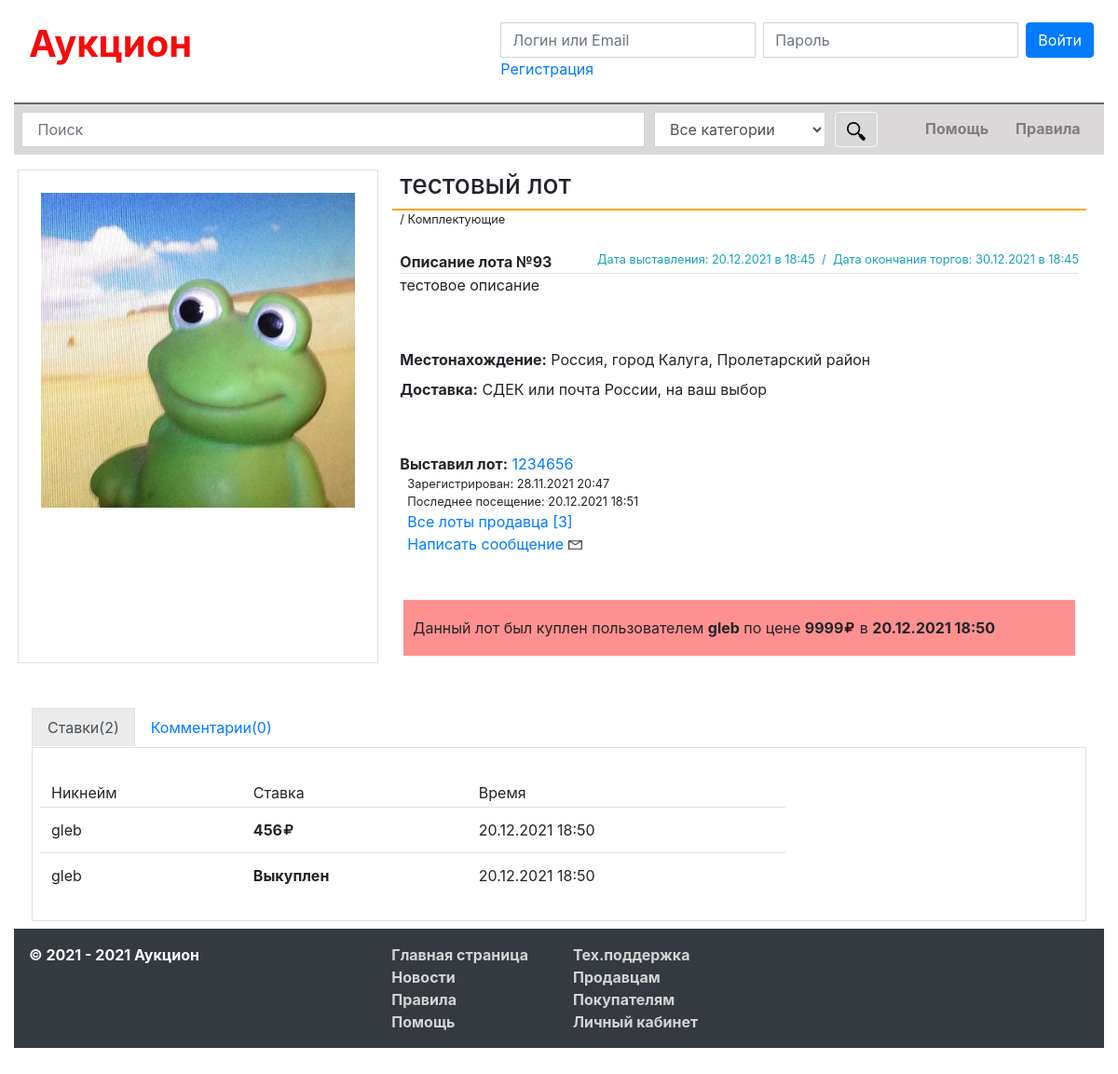
Page /lot/index.php?id=93 on the committed database.
### tables this page shows
CREATE TABLE `lot` (
  `id_lot` bigint NOT NULL AUTO_INCREMENT,
  `lot_name` varchar(100) NOT NULL,
  `start_price` varchar(10) NOT NULL,
  `price` varchar(10) NOT NULL,
  `decription` varchar(1000) NOT NULL,
  `id_users` bigint NOT NULL,
  `date_start` varchar(20) NOT NULL,
  `date_end` varchar(20) NOT NULL,
  `location` varchar(100) NOT NULL,
  `delivery` varchar(200) NOT NULL,
  `id_subcategory` bigint NOT NULL,
  PRIMARY KEY (`id_lot`),
  KEY `id_users` (`id_users`),
  KEY `id_subcategory` (`id_subcategory`),
  CONSTRAINT `lot_ibfk_1` FOREIGN KEY (`id_users`) REFERENCES `users` (`id_users`) ON DELETE CASCADE ON UPDATE CASCADE,
  CONSTRAINT `lot_ibfk_2` FOREIGN KEY (`id_subcategory`) REFERENCES `subcategory` (`id_subcategory`) ON DELETE CASCADE ON UPDATE CASCADE
);

CREATE TABLE `subcategory` (
  `id_subcategory` bigint NOT NULL AUTO_INCREMENT,
  `subcategory` varchar(50) NOT NULL,
  `id_category` bigint NOT NULL,
  PRIMARY KEY (`id_subcategory`),
  KEY `id_subcategory` (`id_subcategory`),
  KEY `id_category` (`id_category`),
  CONSTRAINT `subcategory_ibfk_1` FOREIGN KEY (`id_category`) REFERENCES `category` (`id_category`)
);

CREATE TABLE `users` (
  `id_users` bigint NOT NULL AUTO_INCREMENT,
  `login` varchar(30) NOT NULL,
  `password` varchar(256) NOT NULL,
  `email` varchar(50) NOT NULL,
  `rating` bigint NOT NULL,
  `date_registration` varchar(20) NOT NULL,
  `money` varchar(10) NOT NULL,
  `image` varchar(500) NOT NULL,
  `country` varchar(100) DEFAULT NULL,
  `city` varchar(100) DEFAULT NULL,
  `info` longtext,
  `last_enter` varchar(20) NOT NULL,
  PRIMARY KEY (`id_users`),
  KEY `id_users` (`id_users`)
);

CREATE TABLE `bets` (
  `id_bets` bigint NOT NULL AUTO_INCREMENT,
  `id_lot` bigint NOT NULL,
  `id_user` bigint NOT NULL,
  `bet` varchar(10) NOT NULL,
  `date_bet` varchar(20) NOT NULL,
  PRIMARY KEY (`id_bets`)
);

### config.php (called while the page is built, shortened)
<?php
    function way()
	{
		$dir = explode('/', $_SERVER['PHP_SELF'], -1);
		if($dir[2] == ''){
			return '/';
		}else{
			return '/'.$dir[2].'/';
		}
	};
	function wayDir()
	{
		$explode = explode('/', $_SERVER['PHP_SELF'], -1);
		if($explode[1] != ''){
			return '../';
		}else{
			return '';
		}
	};
?>

### lot/index.php (the view, shortened to what this page needs)
<?php
	include_once '../config.php';
	if(!isset($_GET['id']) || $_GET['id'] == 0){ $isset_id = false; }else{ $isset_id = true; }
	if(!isset($_GET['search']) || !isset($_GET['category'])){ $isset_search = false; }else{ $isset_search = true; }
	if($isset_id && !$isset_search){
		$lot = mysqli_fetch_assoc(mysqli_query($link, "SELECT * FROM lot WHERE id_lot = ".$_GET['id']));
		$cat_subcat = mysqli_fetch_assoc(mysqli_query($link, "SELECT * FROM subcategory, category WHERE id_subcategory = ".$lot['id_subcategory']));
		$users = mysqli_fetch_assoc(mysqli_query($link, "SELECT * FROM users WHERE id_users = ".$lot['id_users']));
		$bets = mysqli_fetch_assoc(mysqli_query($link, "SELECT * FROM bets WHERE id_lot = " .$lot['id_lot']. " ORDER BY id_bets DESC LIMIT 1"));
		$query_all_bets = mysqli_query($link, "SELECT * FROM bets WHERE id_lot = " .$lot['id_lot']);
		$date_start = date_format(date_create($lot['date_start']), 'd.m.Y');
		$time_start = date_format(date_create($lot['date_start']), 'H:i');
		$date_end = date_format(date_create($lot['date_end']), 'd.m.Y');
		$time_end = date_format(date_create($lot['date_end']), 'H:i');
		$count_lot = mysqli_fetch_array(mysqli_query($link, "SELECT COUNT(id_lot) FROM lot WHERE id_users = '" .$lot['id_users']. "'"));
		$count_bets = mysqli_fetch_array(mysqli_query($link, "SELECT COUNT(id_bets) FROM bets WHERE id_lot = " .$lot['id_lot']));
		$count_comments = mysqli_fetch_array(mysqli_query($link, "SELECT COUNT(id_comments) FROM comments WHERE id_lot = " .$lot['id_lot']));
	}
?>
<!DOCTYPE html>
<html lang="ru">
<head>
	<link rel="stylesheet" href="../css/bootstrap.css">
	<link rel="stylesheet" href="../css/style.css">
</head>
<body class="continer-fluid">
	<div class="container">
	    <?php include_once '../header.php'; ?>
	    <div id="lot-mainblock" class="pb-5">
    	<?php
		if($isset_id && !$isset_search){
			echo   '<div class="row mx-1">
    				<div class="leftblock col-md-4 p-0 border">
			    		<img src="'.wayDir().'img/img-lot/id-' .$lot["id_lot"]. '.jpg" class="img-fluid p-4" style="width: 100%;">
			    	</div>
			    	<div class="rightblock col-md-8">
			    		<strong class="h3 ml-2">' .$lot['lot_name']. '</strong>
			    		<hr class="line line-exposed mb-0 mt-2">
			    		<p class="small ml-2">' .$cat['category']. ' / ' .$cat_subcat['subcategory']. '</p>
			    		<div class="lot-description p-2">
			    			<div class="lot-desc-header d-flex border-bottom">
								<div class="font-weight-bold">Описание лота №' .$lot['id_lot']. '</div>
								<div class="ml-auto small text-info">Дата выставления: ' .$date_start. ' в ' .$time_start. '  /  Дата окончания торгов: ' .$date_end. ' в ' .$time_end. '</div>
			    			</div>
			    			<div>' .$lot['decription']. '</div>
			    		</div>
			    		<div class="characteristics p-2 pt-5">
							<div><strong>Местонахождение:</strong> ' .$lot['location']. '</div>
							<div class="py-2"><strong>Доставка:</strong> ' .$lot['delivery']. '
			    		</div>
			    		<div class="user pt-5">
			    			<div>
			    				<strong>Выставил лот:</strong> <a href="'. way() .'profile/?id='. $users["id_users"] .'">' .$users['login']. '</a><span class="ifyou"></span>
			    			</div>
							<div class="ml-2 small">
								Зарегистрирован: ' .$users['date_registration']. '
							</div>
							<div class="ml-2 small">
								Последнее посещение: ' .$users['last_enter']. '
							</div>
							<div class="ml-2">
								<a href="../lot/index.php?search=&category=0&user='. $users["id_users"] .'">Все лоты продавца [' .$count_lot[0]. ']</a>
							</div>
							<div class="ml-2">
								<a href="'. way() .'cabinet/index.php?nav=msg&id='. $users['id_users'] .'">Написать сообщение <img src="' .wayDir(). 'img/message.png" width="15" height="15" style="padding-bottom: 1px;"></a>
							</div>
			    		</div>
			    		<form class="mt-5 mx-1" id="formBet">
							<div class="row mt-2">
								<div class="col-md-6 hide-bet-form" style="margin-top: 4px;">';
									if($count_bets[0] != 0){
										echo '<span class="h4 font-weight-bold">Последняя ставка: ' .$bets['bet'];
										$prb = 1;
									}else{
										echo '<span class="h4 font-weight-bold">Начальная цена: ' .$lot['start_price'];
										$prb = 0;
									}
								echo '</span><img src="' .wayDir(). 'img/rub.png" width="18" height="18" class="ml-1 mb-2">
								</div>
								<div class="col-lg-3 mb-2 hide-bet-form">
									<input type="text" class="form-control" id="inputBet" name="inputBet" placeholder="Укажите цену">
									<input type="hidden" name="id_lotH" value="' .$lot["id_lot"]. '">
									<input type="hidden" name="start_priceH" value="' .$lot["start_price"]. '">
									<input type="hidden" name="last_betH" value="' .$bets["bet"]. '">
									<input type="hidden" name="priceH" value="' .$lot['price']. '">
									<input type="hidden" name="priceOrBet" id="priceOrBet" value="' .$prb. '">
								</div>
								<div class="col-lg-3 hide-bet-form">
									<input type="button" class="btn btn-success" value="Сделать ставку" id="placeBet" name="placeBet">
								</div>
							</div>
							<div class="row mt-2 hide-buy-form">
								<div class="col-lg-6">
									<span class="h4 font-weight-bold">Цена выкупа: ' .$lot['price']. '</span><img src="' .wayDir(). 'img/rub.png" width="18" height="18" class="ml-1 mb-2">
								</div>
								<div class="col-lg-3 offset-lg-3">
									<input type="button" class="btn btn-success" value="Выкупить лот" id="buyLot" name="buyLot" style="padding-right: 18px; padding-left: 18px;">
								</div>
							</div>';
					        if($bets['bet'] == 'buy'){
					        	$buy_login = mysqli_fetch_assoc(mysqli_query($link, "SELECT * FROM users WHERE id_users = " .$bets['id_user']));
					        	echo 'Данный лот был куплен пользователем <strong>' .$buy_login["login"].'</strong> по цене <strong>' .$lot["price"]. '</strong><img src="' .wayDir(). 'img/rub.png" width="13" height="13" class="mb-1"> в <strong>'. $bets['date_bet']. '</strong>';
					        }
					  echo '<div id="betInfo" class="d-flex justify-content-center font-weight-bold h3"></div>
						</form>
			    	</div>
			    </div>
			    <div class="comments-bets container-fluid mt-5">
				    <div class="nav nav-tabs">
			    		<a id="nav-bets" class="nav item nav-link active" href="javascript:void(0)">Ставки(' .$count_bets[0]. ')</a>
			    		<a id="nav-comments" class="nav item nav-link" href="javascript:void(0)">Комментарии(' .$count_comments[0]. ')</a>
			    	</div>
		    		<div class="bets-content border-bottom border-left border-right p-2">';
		    		if($count_bets[0] != 0){
		    			echo '<table class="table mt-3" style="width: 800px;">
		    			  <thead>
		    				<tr>
							  <td scope="col" style="border: 0px !important; padding-bottom: 3px;">Никнейм</td>
							  <td scope="col" style="border: 0px !important; padding-bottom: 3px;">Ставка</td>
							  <td scope="col" style="border: 0px !important; padding-bottom: 3px;">Время</td>
		    				</tr>
		    			  </thead>';
		    				while ($all_bets = mysqli_fetch_array($query_all_bets)) {
		    					$login_bet = mysqli_fetch_assoc(mysqli_query($link, "SELECT * FROM users WHERE id_users = " .$all_bets['id_user']));
		    					if($all_bets["bet"] == 'buy'){
		    						$show_bet = 'Выкуплен';
		    					}else{
		    						$show_bet = $all_bets["bet"]. '<img src="' .wayDir(). 'img/rub.png" width="13" height="13" class="mb-1">';
		    					}
		    					echo '<tr>
		    					        <td>' .$login_bet['login']. '</td>
		    					        <td><strong>' .$show_bet. ' </strong></td>
		    					        <td>' .$all_bets["date_bet"]. '</td>
		    					      </tr>';
		    				}
		          echo '</table>';
		    		}else{
		    			echo '<p class="h5 font-weight-bold m-3">На этот лот еще не кто не поставил</p>';
		    		}
		      echo '</div>
		      		<div class="comment-content border-bottom border-left border-right p-2 hide">';
		      echo '</div>
	      	    </div>';
		}
    	?>
		</div>
	    <?php include_once '../footer.php'; ?>
	</div>
</body>
</html>

### header.php (shortened to what this page needs)
<?php
	include_once 'config.php';
?>
<nav class="header navbar navbar-light justify-content-between">
	<a class="navbar-brand" id="logo" href=<?= '"'.way().'"' ?>>Аукцион</a>
	<?php
		if($_COOKIE['auth']=='false' || !isset($_COOKIE['auth'])){
			echo '<form class="form-row mt-3" id="formAuthorization">
					<div class="form-group mr-sm-2">
						<input class="form-control" type="text" placeholder="Логин или Email" name="inputLoginAuth" id="inputLoginAuth">
						<a href="#" data-toggle="modal" data-target="#registrationModal">Регистрация</a>
						<div id="loginInfo"></div>
					</div>
					<div class="form-group mr-sm-2">
						<input type="password" class="form-control" placeholder="Пароль" name="inputPasswordAuth" id="inputPasswordAuth">
					</div>
					<div class="form-group">
						<input type="button" class="btn btn-primary" value="Войти" name="authorization" id="authorization">
					</div>
				  </form>';
		}
    ?>
</nav>
<div class="container-fluid font-weight-bold p-2 my-3 " id="search">
    		<form>
    			<div class="form-row">
    					<div class="col-7">
    						<input type="text" class="form-control" placeholder=" Поиск" id="inputSearch" name="inputSearch">
    					</div>
    					<div class="col-2">
    						<select class="form-control" id="selectCategory">
    							<option value="0">Все категории</option>
							</select>
    					</div>
    					<div class="col">
    						<button class="btn btn-outline-light" id="goSearch" type="button"><img src=<?php echo '"'.wayDir(); ?>img/search.png" width="20" height="20" style="vertical-align: middle; "></button>
    					</div>
						<a href=<?= '"'.way().'help"' ?> class="col">Помощь</a>
						<a href=<?= '"'.way().'rules"' ?> class="col">Правила</a>
    				</div>
    		</form>
    	</div>

### footer.php
<?php
	echo '<div class="footer bg-dark mt-2 justify-content-between">
			<div class="row p-3">
				<div class="col-md-4">© 2021 - 2021 Аукцион</div>
				<div class="col-md-2">
					<a href="'.way().'">Главная страница</a><br>
					<a href="'.way().'news">Новости</a><br>
					<a href="'.way().'rules">Правила</a><br>
					<a href="'.way().'help">Помощь</a>
				</div>
				<div class="col-md-2">
					<a href="'.way().'support">Тех.поддержка</a><br>
					<a href="'.way().'help/?sellers">Продавцам</a><br>
					<a href="'.way().'help/?buyers">Покупателям</a><br>
					<a href="'.way().'cabinet">Личный кабинет</a>
				</div>
			</div>
		</div>';
?>

### css/style.css (style rules this page uses)
#logo, #logo:hover { text-decoration: none; color:#F70A0A; font-weight: bold; font-size: 40px; }
#search { border-top: 2px solid #696868; background: #DAD8D8; }
#search a { margin-top: 6px; text-decoration: none; color: #807D7D; }
.line { background: orange; border: none; height: 2px; }
.footer { color: white; font-weight: bold; }
.footer a { color: lightgrey; }
.header .form-group { margin-bottom: 0; }
.img-fluid { max-width: 100%; height: auto; max-height:100%; }
#lot-mainblock .rightblock strong { word-break: break-all; }
#formBet { background: lightblue; padding-bottom: 0; padding: 10px; }

### rows in the picture
lot: lot_name "тестовый лот", id_lot "93", date_start "20.12.2021", date_start "18:45", date_end "30.12.2021", date_end "18:45", decription "тестовое описание", location "Россия, город Калуга, Пролетарский район", delivery "СДЕК или почта России, на ваш выбор", price "9999"
subcategory: subcategory "Комплектующие"
users: login "1234656", date_registration "28.11.2021 20:47", last_enter "20.12.2021 18:51"
users: login "gleb"
bets: date_bet "20.12.2021 18:50", id_user.login "gleb", bet "Выкуплен"
bets: id_user.login "gleb", bet "456", date_bet "20.12.2021 18:50"

### other values in the picture
$count_lot[0] "3"
$count_bets[0] "2"
$count_comments[0] "0"
